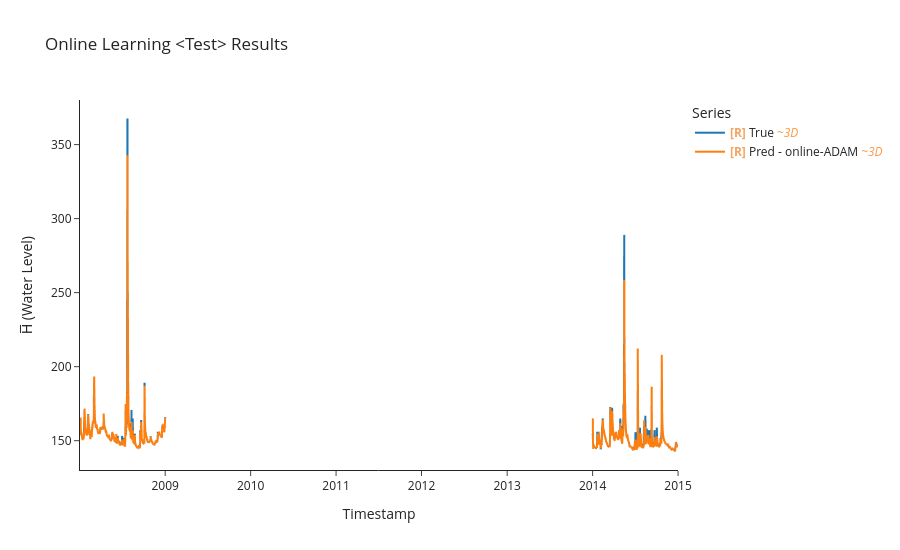

Notebook source saved alongside this figure:
### Code cell
# evaluation on test set
y_true_test, y_pred_test, time_indices_test = uf.model_evaluate_with_norm(model,criterion, test_ds, test_df.index,
                                                                 LOOKBACK, HORIZON, BATCH_SIZE)
uf.calculate_metrics_and_plot({"online-ADAM": (y_true_test, y_pred_test, time_indices_test)},
                              plot_title = 'Online Learning <Test> Results',
                              export_metrics= True,
                              export_html= True,
                              export_file_name='results/testing/online/Online Learning MLP test')
# Save predictions to CSV files to be used later in Experiments
uf.export_results_to_csv({"MLP": (y_true_test, y_pred_test,time_indices_test)}, 
                         "results/testing/predictions_vs_true/online")

### Figure 1 — Plotly figure (JSON) as saved in the notebook; plotly's stock layout.template omitted (floating-point values rounded to 4 significant figures; data arrays with more than 128 entries replaced by an {"elided": "..."} marker saying what was removed)
{"data": [{"hovertemplate": "Legend=True<br>Timestamp=%{x}<br>H̅ (Water Level)=%{y}<extra></extra>", "legendgroup": "True", "line": {"color": "#1f77b4", "dash": "solid", "width": 2}, "marker": {"symbol": "circle"}, "mode": "lines", "name": "<b style=\"color:sandybrown\">[R]</b> True <i style=\"color:#fc9944\">~3D</i>", "showlegend": true, "type": "scattergl", "uid": "5b15d899-75e5-4037-bf6f-944d0718e317", "x": {"elided": "1001 str values"}, "xaxis": "x", "y": {"elided": "1001 float values"}, "yaxis": "y"}, {"hovertemplate": "Legend=Pred - online-ADAM<br>Timestamp=%{x}<br>H̅ (Water Level)=%{y}<extra></extra>", "legendgroup": "Pred - online-ADAM", "line": {"color": "#ff7f0e", "dash": "solid", "width": 2}, "marker": {"symbol": "circle"}, "mode": "lines", "name": "<b style=\"color:sandybrown\">[R]</b> Pred - online-ADAM <i style=\"color:#fc9944\">~3D</i>", "showlegend": true, "type": "scattergl", "uid": "ef8a29fe-0291-4f1d-8172-c23d8c75d3c5", "x": {"elided": "1001 str values"}, "xaxis": "x", "y": {"elided": "1001 float values"}, "yaxis": "y"}], "layout": {"height": 550, "legend": {"title": {"text": "Series"}, "tracegroupgap": 0}, "title": {"text": "Online Learning <Test> Results"}, "xaxis": {"anchor": "y", "domain": [0, 1], "title": {"text": "Timestamp"}}, "yaxis": {"anchor": "x", "domain": [0, 1], "title": {"text": "H̅ (Water Level)"}}}}
